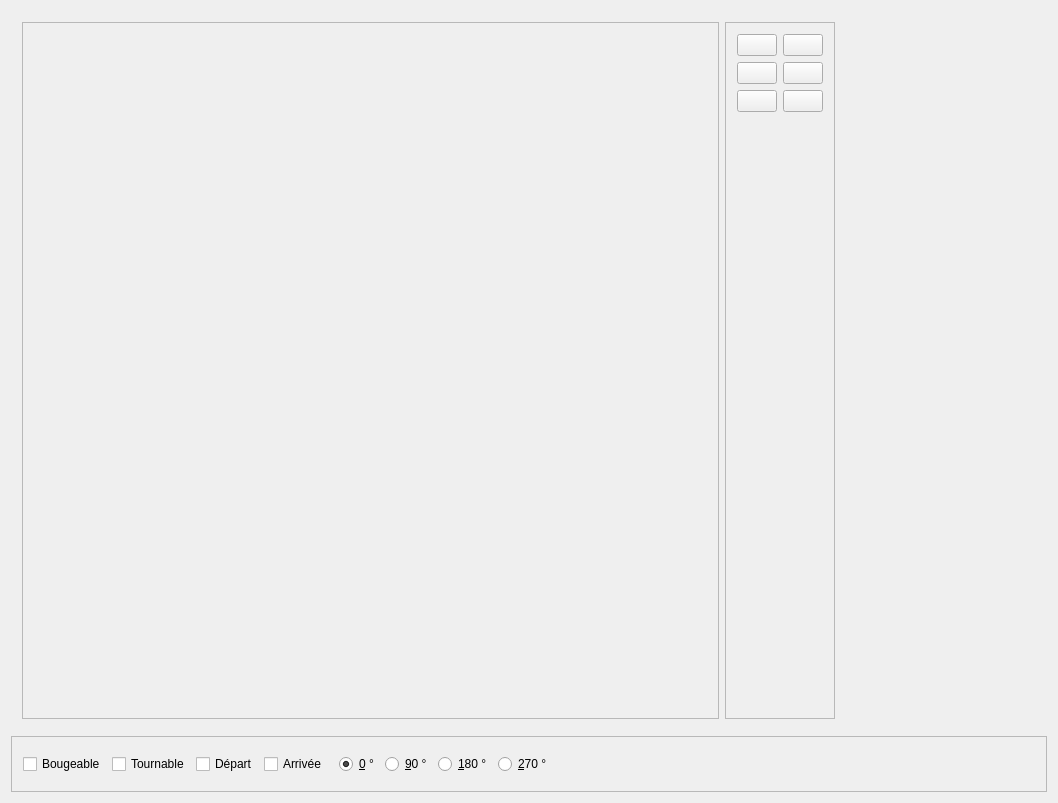
<?xml version="1.0" encoding="UTF-8"?>
<ui version="4.0">
 <class>CMainWindow</class>
 <widget class="QMainWindow" name="CMainWindow">
  <property name="geometry">
   <rect>
    <x>0</x>
    <y>0</y>
    <width>1058</width>
    <height>783</height>
   </rect>
  </property>
  <property name="windowTitle">
   <string>Editeur de niveau</string>
  </property>
  <widget class="QWidget" name="centralWidget">
   <layout class="QVBoxLayout" name="verticalLayout">
    <item>
     <widget class="QWidget" name="widget_2" native="true">
      <layout class="QHBoxLayout" name="horizontalLayout_2">
       <item>
        <widget class="QFrame" name="frame_3">
         <property name="frameShape">
          <enum>QFrame::StyledPanel</enum>
         </property>
         <property name="frameShadow">
          <enum>QFrame::Raised</enum>
         </property>
         <layout class="QHBoxLayout" name="horizontalLayout">
          <item>
           <widget class="CWEditor" name="wEditor" native="true">
            <property name="sizePolicy">
             <sizepolicy hsizetype="Fixed" vsizetype="Fixed">
              <horstretch>0</horstretch>
              <verstretch>0</verstretch>
             </sizepolicy>
            </property>
            <property name="minimumSize">
             <size>
              <width>673</width>
              <height>673</height>
             </size>
            </property>
            <property name="focusPolicy">
             <enum>Qt::StrongFocus</enum>
            </property>
           </widget>
          </item>
         </layout>
        </widget>
       </item>
       <item>
        <widget class="QFrame" name="frame_2">
         <property name="frameShape">
          <enum>QFrame::StyledPanel</enum>
         </property>
         <property name="frameShadow">
          <enum>QFrame::Raised</enum>
         </property>
         <layout class="QFormLayout" name="formLayout">
          <item row="0" column="0">
           <widget class="QPushButton" name="pbMur">
            <property name="focusPolicy">
             <enum>Qt::WheelFocus</enum>
            </property>
            <property name="text">
             <string/>
            </property>
            <property name="icon">
             <iconset resource="lvledit.qrc">
              <normaloff>:/image/mur.png</normaloff>:/image/mur.png</iconset>
            </property>
            <property name="iconSize">
             <size>
              <width>96</width>
              <height>96</height>
             </size>
            </property>
           </widget>
          </item>
          <item row="0" column="1">
           <widget class="QPushButton" name="pbCroix">
            <property name="text">
             <string/>
            </property>
            <property name="icon">
             <iconset resource="lvledit.qrc">
              <normaloff>:/image/tCroix.png</normaloff>:/image/tCroix.png</iconset>
            </property>
            <property name="iconSize">
             <size>
              <width>96</width>
              <height>96</height>
             </size>
            </property>
           </widget>
          </item>
          <item row="1" column="0">
           <widget class="QPushButton" name="pbDepart">
            <property name="text">
             <string/>
            </property>
            <property name="icon">
             <iconset resource="lvledit.qrc">
              <normaloff>:/image/tDepartFin.png</normaloff>:/image/tDepartFin.png</iconset>
            </property>
            <property name="iconSize">
             <size>
              <width>96</width>
              <height>96</height>
             </size>
            </property>
           </widget>
          </item>
          <item row="1" column="1">
           <widget class="QPushButton" name="pbDQuart">
            <property name="text">
             <string/>
            </property>
            <property name="icon">
             <iconset resource="lvledit.qrc">
              <normaloff>:/image/tDQuart.png</normaloff>:/image/tDQuart.png</iconset>
            </property>
            <property name="iconSize">
             <size>
              <width>96</width>
              <height>96</height>
             </size>
            </property>
           </widget>
          </item>
          <item row="2" column="0">
           <widget class="QPushButton" name="pbHoriz">
            <property name="text">
             <string/>
            </property>
            <property name="icon">
             <iconset resource="lvledit.qrc">
              <normaloff>:/image/tHorizontal.png</normaloff>:/image/tHorizontal.png</iconset>
            </property>
            <property name="iconSize">
             <size>
              <width>96</width>
              <height>96</height>
             </size>
            </property>
           </widget>
          </item>
          <item row="2" column="1">
           <widget class="QPushButton" name="pbQuart">
            <property name="text">
             <string/>
            </property>
            <property name="icon">
             <iconset resource="lvledit.qrc">
              <normaloff>:/image/tQuart.png</normaloff>:/image/tQuart.png</iconset>
            </property>
            <property name="iconSize">
             <size>
              <width>96</width>
              <height>96</height>
             </size>
            </property>
           </widget>
          </item>
         </layout>
        </widget>
       </item>
       <item>
        <spacer name="horizontalSpacer">
         <property name="orientation">
          <enum>Qt::Horizontal</enum>
         </property>
         <property name="sizeHint" stdset="0">
          <size>
           <width>40</width>
           <height>20</height>
          </size>
         </property>
        </spacer>
       </item>
      </layout>
     </widget>
    </item>
    <item>
     <widget class="QFrame" name="frame">
      <property name="frameShape">
       <enum>QFrame::StyledPanel</enum>
      </property>
      <property name="frameShadow">
       <enum>QFrame::Raised</enum>
      </property>
      <layout class="QHBoxLayout" name="horizontalLayout_4">
       <item>
        <widget class="QCheckBox" name="cbBouge">
         <property name="text">
          <string>Bougeable</string>
         </property>
        </widget>
       </item>
       <item>
        <widget class="QCheckBox" name="cbTourne">
         <property name="text">
          <string>Tournable</string>
         </property>
        </widget>
       </item>
       <item>
        <widget class="QCheckBox" name="cbDepart">
         <property name="text">
          <string>Départ</string>
         </property>
        </widget>
       </item>
       <item>
        <widget class="QCheckBox" name="cbArrive">
         <property name="text">
          <string>Arrivée</string>
         </property>
        </widget>
       </item>
       <item>
        <widget class="QWidget" name="wRotation" native="true">
         <layout class="QHBoxLayout" name="horizontalLayout_3">
          <property name="spacing">
           <number>6</number>
          </property>
          <property name="leftMargin">
           <number>6</number>
          </property>
          <property name="topMargin">
           <number>6</number>
          </property>
          <property name="rightMargin">
           <number>6</number>
          </property>
          <property name="bottomMargin">
           <number>6</number>
          </property>
          <item>
           <widget class="QRadioButton" name="rb0">
            <property name="text">
             <string>&amp;0 °</string>
            </property>
            <property name="checked">
             <bool>true</bool>
            </property>
           </widget>
          </item>
          <item>
           <widget class="QRadioButton" name="rb90">
            <property name="text">
             <string>&amp;90 °</string>
            </property>
           </widget>
          </item>
          <item>
           <widget class="QRadioButton" name="rb180">
            <property name="text">
             <string>&amp;180 °</string>
            </property>
           </widget>
          </item>
          <item>
           <widget class="QRadioButton" name="rb270">
            <property name="text">
             <string>&amp;270 °</string>
            </property>
           </widget>
          </item>
         </layout>
        </widget>
       </item>
       <item>
        <spacer name="horizontalSpacer_2">
         <property name="orientation">
          <enum>Qt::Horizontal</enum>
         </property>
         <property name="sizeHint" stdset="0">
          <size>
           <width>40</width>
           <height>20</height>
          </size>
         </property>
        </spacer>
       </item>
      </layout>
     </widget>
    </item>
    <item>
     <spacer name="verticalSpacer">
      <property name="orientation">
       <enum>Qt::Vertical</enum>
      </property>
      <property name="sizeHint" stdset="0">
       <size>
        <width>20</width>
        <height>40</height>
       </size>
      </property>
     </spacer>
    </item>
   </layout>
  </widget>
  <widget class="QMenuBar" name="menuBar">
   <property name="geometry">
    <rect>
     <x>0</x>
     <y>0</y>
     <width>1058</width>
     <height>29</height>
    </rect>
   </property>
  </widget>
 </widget>
 <layoutdefault spacing="6" margin="11"/>
 <customwidgets>
  <customwidget>
   <class>CWEditor</class>
   <extends>QWidget</extends>
   <header>CWEditor.h</header>
   <container>1</container>
  </customwidget>
 </customwidgets>
 <resources>
  <include location="lvledit.qrc"/>
 </resources>
 <connections/>
</ui>
